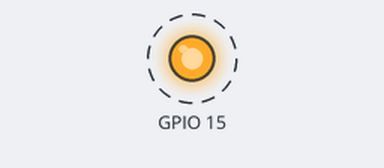
The program below on a simulated ESP32. Parts: output pins drawn as LEDs (lit = HIGH). Dashed ring = blinking.

Above: at 0.2 s.
Timing chart, 0 to 3.0 s (numbered marks = the images above):
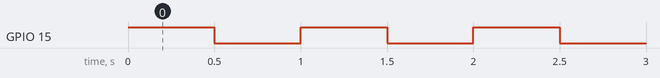

The program:

main.cpp
```cpp
#include <Arduino.h>

void setup()
{
  pinMode(15, OUTPUT);
}

void loop()
{
  digitalWrite(15, true);
  delay(500);
  digitalWrite(15, false);
  delay(500);
}
```

Measured:
- by itself, GPIO 15: alternates HIGH for 0.50 s and LOW for 0.50 s
